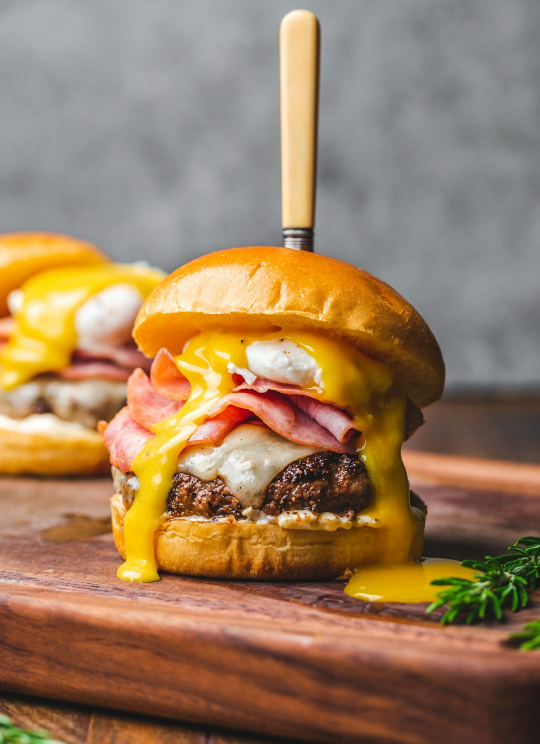
#> input picture data/no/food_-GFCYhoRe48.jpg, 1080 x 1488 px (shown at 1/2 size)
$ python -i features_spatial.py   (imports and definitions only)
#> lines starting #> are read from the running program, lines starting #| are printed output that depends on the picture; after the words box and inside, x2 and y2 are one past the last pixel; in counts of white or black regions, pixels touching at a corner belong together
"""
features_spatial.py

Spatial features for the next experiment
(NEXT_EXPERIMENT_SPATIAL_FEATURES.md).

Every feature in features.py averages or bins over the whole image,
so position is gone before the network sees anything. docs/15 argues
that this is why fleurs vs pink sits at chance. The features here
keep some information about *where* things are and *what shape*
they have, while staying hand-computed and interpretable.

13 numbers per image:

    orientation_entropy     1   are edges straight (rooms) or spread
                                over every angle (petals)?
    fractal_dimension       1   how much the edge map branches
    center_sharpness        1   sharp middle, blurred border?
    mirror_symmetry         1   left-right symmetry
    grid_brightness_0..8    9   coarse layout, 3x3 grid

Only numpy and Pillow, like the rest of the project. The thresholds
below are fixed in advance on purpose: choosing them after looking at
fleurs vs pink results would be tuning on the test question.
"""

import numpy as np
from PIL import Image

SIZE = 128            # larger than features.py's 64: edges need detail
N_ORIENT_BINS = 12    # 15 degrees per bin
EDGE_QUANTILE = 0.85  # "edge" = strongest 15% of gradient magnitudes

SPATIAL_FEATURE_NAMES = (
    ["orientation_entropy", "fractal_dimension",
     "center_sharpness", "mirror_symmetry"]
    + [f"grid_brightness_{i}" for i in range(9)]
)


def load_gray(path, size=SIZE):
    """Greyscale, fixed size, values in [0, 1]."""
#> called with path = '../data/no/food_-GFCYhoRe48.jpg', size = 128
    img = Image.open(path).convert("L").resize((size, size))
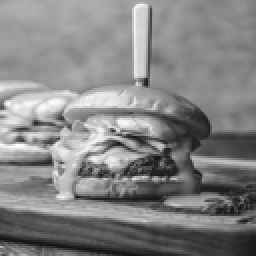
#> img: PIL image 128x128 L (shown 2 times larger); min 19, max 253, mean 131.4
    return np.array(img, dtype=np.float64) / 255.0


def conv3x3(img, kernel):
    """Slide a 3x3 kernel over the image (valid region only, so the
    output is 2 pixels smaller in each direction). Written out with
    slicing instead of a library call so every step is visible: for
    each of the 9 kernel positions, shift the image and add it in,
    weighted.

    Strictly this is cross-correlation (the kernel isn't flipped),
    which is also what CNN layers compute. For the symmetric and
    antisymmetric kernels used here the difference is at most a sign.
    """
    h, w = img.shape
#> h = 128; w = 128
    out = np.zeros((h - 2, w - 2))
    for dy in range(3):
        for dx in range(3):
            out += kernel[dy, dx] * img[dy:dy + h - 2, dx:dx + w - 2]
    return out


SOBEL_X = np.array([[-1, 0, 1],
                    [-2, 0, 2],
                    [-1, 0, 1]], dtype=np.float64)
SOBEL_Y = SOBEL_X.T
LAPLACIAN = np.array([[0, 1, 0],
                      [1, -4, 1],
                      [0, 1, 0]], dtype=np.float64)


def gradients(gray):
    """Edge strength and edge orientation at every pixel."""
    gx = conv3x3(gray, SOBEL_X)
    gy = conv3x3(gray, SOBEL_Y)
#> after the loop in conv3x3 (call 2), `for dy in range(3):`:
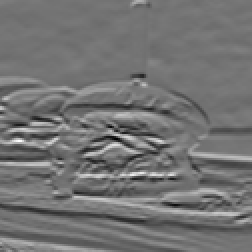
#> out: shape (126, 126) float64 (shown 2 times larger); min -2.46, max 2.92, mean -0.021; drawn with min black and max white
    magnitude = np.hypot(gx, gy)
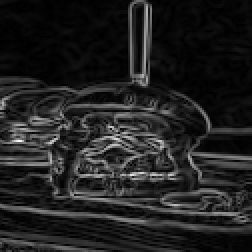
#> magnitude: shape (126, 126) float64 (shown 2 times larger); min 0, max 2.92, mean 0.386; drawn with min black and max white
    # Orientation, not direction: a dark-to-light edge and a
    # light-to-dark edge along the same line are the same line, so
    # angles are folded into [0, pi).
    angle = np.mod(np.arctan2(gy, gx), np.pi)
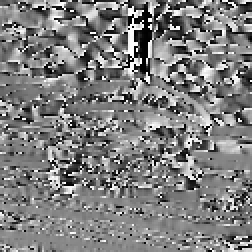
#> angle: shape (126, 126) float64 (shown 2 times larger); min 0, max 3.14, mean 1.56; drawn with min black and max white
    return magnitude, angle


def edge_mask(magnitude):
    """The strongest 15% of gradients count as edges. A quantile
    rather than a fixed value, so a dim photo and a bright one are
    judged on the same terms.

    The "> 1e-6" matters for images with large flat areas: if more
    than 85% of pixels have zero gradient, the quantile itself is 0,
    and ">= 0" would mark every pixel as an edge. (The synthetic
    check caught exactly this.)"""
    threshold = np.quantile(magnitude, EDGE_QUANTILE)
#> threshold = 0.824
    return (magnitude >= threshold) & (magnitude > 1e-6)
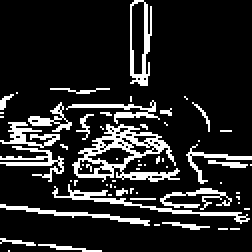
#> returned value: shape (126, 126) bool (shown 2 times larger); 15% white in thin lines or dots


def orientation_entropy(magnitude, angle):
    """Histogram of edge angles, weighted by edge strength, then its
    entropy, scaled to [0, 1].

    0 = every edge at one angle. 1 = edges spread evenly over all
    angles. A room (horizontal floor lines, vertical walls) should
    sit low; petals curve through every angle and should sit high.
    """
    mask = edge_mask(magnitude)
    hist, _ = np.histogram(angle[mask], bins=N_ORIENT_BINS,
                           range=(0, np.pi), weights=magnitude[mask])
#> hist = [190.4, 42.44, 79.04, 143.7, 220.6, 581.8, 1008.6, 229.2, 102.5, 84.53, 69.4, 116.6]
    if hist.sum() == 0:
        return 0.0
    p = hist / hist.sum()
#> p = [0.0664, 0.0148, 0.0276, 0.0501, 0.0769, 0.203, 0.352, 0.0799, 0.0357, 0.0295, 0.0242, 0.0406]
    p = p[p > 0]
    return float(-(p * np.log(p)).sum() / np.log(N_ORIENT_BINS))


def fractal_dimension(mask, box_sizes=(2, 4, 8, 16, 32)):
    """Box-counting dimension of the edge map.

    Cover the image with a grid of boxes of side s and count how many
    contain at least one edge pixel, N(s). For a straight line, halving
    s doubles N (dimension 1). For something that fills the plane,
    halving s quadruples N (dimension 2). Branching, organic edges sit
    in between. The dimension is the slope of log N(s) against
    log(1/s).
    """
#> called with box_sizes = (2, 4, 8, 16, 32)
    h, w = mask.shape
#> h = 126; w = 126
    counts = []
    for s in box_sizes:
        hh, ww = (h // s) * s, (w // s) * s
        boxes = mask[:hh, :ww].reshape(hh // s, s, ww // s, s)
        counts.append(boxes.any(axis=(1, 3)).sum())
#> this loop made 5 passes
#> (s, hh, ww) on passes 1 to 5: (2, 126, 126), (4, 124, 124), (8, 120, 120), (16, 112, 112), (32, 96, 96)
#> after the loop, counts = [1008, 387, 134, 35, 7]
    counts = np.maximum(np.array(counts, dtype=np.float64), 1)
    slope, _ = np.polyfit(np.log(1 / np.array(box_sizes)),
                          np.log(counts), 1)
#> slope = 1.78
    return float(slope)


def center_sharpness(gray):
    """log( sharpness in the middle / sharpness at the border ).

    Sharpness = variance of the Laplacian, a standard focus measure:
    the Laplacian responds to rapid changes, and blur removes them.
    The middle is the central half of the image in each direction
    (a quarter of the area); the border is everything else.

    > 0: sharper in the middle (typical flower close-up with a
    blurred background). Around 0: sharp throughout (typical room).
    """
    lap = conv3x3(gray, LAPLACIAN)
#> after the loop in conv3x3 (call 3), `for dy in range(3):`:
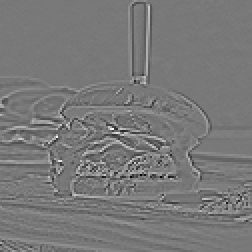
#> out: shape (126, 126) float64 (shown 2 times larger); min -0.992, max 1.1, mean 7.29e-05; drawn with min black and max white
    h, w = lap.shape
#> h = 126; w = 126
    center = np.zeros_like(lap, dtype=bool)
    center[h // 4: 3 * h // 4, w // 4: 3 * w // 4] = True
    eps = 1e-8
    return float(np.log((lap[center].var() + eps)
                        / (lap[~center].var() + eps)))


def mirror_symmetry(gray):
    """Correlation between the image and its left-right flip.
    1 = perfectly mirror-symmetric, around 0 = unrelated halves."""
    a = gray - gray.mean()
    b = a[:, ::-1]
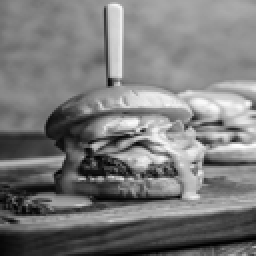
#> b: shape (128, 128) float64 (shown 2 times larger); min -0.441, max 0.477, mean 0; drawn with min black and max white
    denom = np.sqrt((a * a).sum() * (b * b).sum())
#> denom = 590.6
    if denom == 0:
        return 0.0
    return float((a * b).sum() / denom)


def grid_brightness(gray):
    """Mean brightness in each cell of a 3x3 grid, read row by row.
    The cheapest way to put position back in: "bright top, dark
    bottom" becomes visible, where a single average brightness
    cannot tell it apart from the reverse."""
    return [float(cell.mean())
            for band in np.array_split(gray, 3, axis=0)
            for cell in np.array_split(band, 3, axis=1)]


def spatial_features_from_gray(gray):
    magnitude, angle = gradients(gray)
    return np.array([
        orientation_entropy(magnitude, angle),
        fractal_dimension(edge_mask(magnitude)),
        center_sharpness(gray),
        mirror_symmetry(gray),
        *grid_brightness(gray),
    ], dtype=np.float64)


def extract_spatial_features(path):
    return spatial_features_from_gray(load_gray(path))

>>> result = extract_spatial_features('../data/no/food_-GFCYhoRe48.jpg')
#> result = [0.815, 1.78, 1.11, 0.147, 0.619, 0.614, 0.537, 0.678, 0.588, 0.409, 0.461, 0.385, 0.332]

$ run again, on data/no/food_1Rm9GLHV0UA.jpg
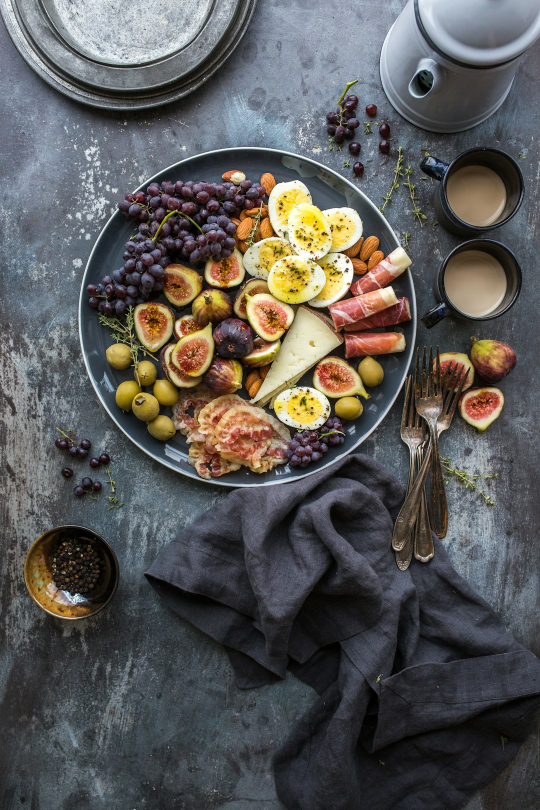
#> input picture data/no/food_1Rm9GLHV0UA.jpg, 1080 x 1620 px (shown at 1/2 size)
#> in conv3x3, `h, w = img.shape`: h = 128
#> threshold = 0.97
#> in edge_mask, `return (magnitude >= threshold) & (magnitude > 1e-6)`:
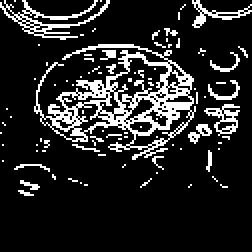
#> returned value: shape (126, 126) bool (shown 2 times larger); 15% white in thin lines or dots, all inside (x1, y1, x2, y2) = (0, 0, 126, 98)
#> hist = [121, 125.9, 183.5, 231.7, 384.6, 612.1, 608.8, 385.2, 268.5, 209.4, 153.2, 126.7]
#> p = [0.0355, 0.0369, 0.0538, 0.0679, 0.113, 0.179, 0.179, 0.113, 0.0787, 0.0614, 0.0449, 0.0371]
#> in fractal_dimension, `h, w = mask.shape`: h = 126
#> the loop in fractal_dimension, `for s in box_sizes:` made 5 passes
#> (s, hh, ww) on passes 1 to 5: (2, 126, 126), (4, 124, 124), (8, 120, 120), (16, 112, 112), (32, 96, 96)
#> after the loop in fractal_dimension, `for s in box_sizes:`: counts = [1068, 420, 146, 43, 9]
#> slope = 1.71
#> in mirror_symmetry, `b = a[:, ::-1]`:
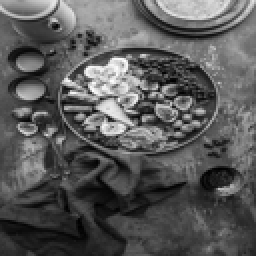
#> b: shape (128, 128) float64 (shown 2 times larger); min -0.35, max 0.65, mean 0; drawn with min black and max white
#> denom = 635.7
#> result = [0.934, 1.71, 1.17, 0.303, 0.468, 0.495, 0.388, 0.368, 0.435, 0.342, 0.253, 0.191, 0.194]

$ run again, on data/no/food_4J059aGa5s4.jpg
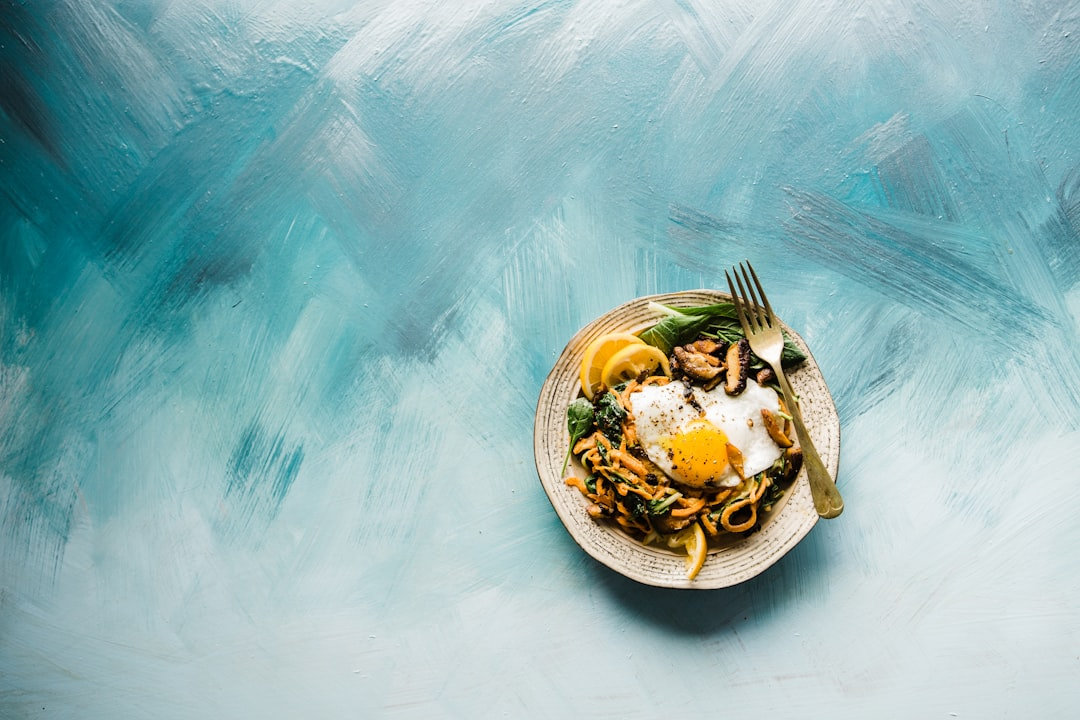
#> input picture data/no/food_4J059aGa5s4.jpg, 1080 x 720 px
#> in conv3x3, `h, w = img.shape`: h = 128
#> threshold = 0.319
#> in edge_mask, `return (magnitude >= threshold) & (magnitude > 1e-6)`:
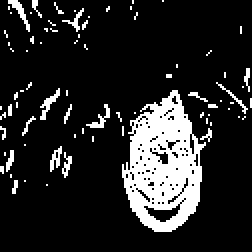
#> returned value: shape (126, 126) bool (shown 2 times larger); 15% white; 78 white regions (68 under 20 px), largest, box (x1, y1, x2, y2) and area: (61, 45, 103, 116) 1764, (4, 0, 15, 16) 50, (20, 44, 30, 60) 50
#> hist = [197, 214.5, 184.1, 177.5, 138.3, 100.7, 105.3, 116.9, 180.3, 161, 250.7, 259.6]
#> p = [0.0944, 0.103, 0.0883, 0.0851, 0.0663, 0.0483, 0.0505, 0.056, 0.0864, 0.0772, 0.12, 0.124]
#> in fractal_dimension, `h, w = mask.shape`: h = 126
#> the loop in fractal_dimension, `for s in box_sizes:` made 5 passes
#> (s, hh, ww) on passes 1 to 5: (2, 126, 126), (4, 124, 124), (8, 120, 120), (16, 112, 112), (32, 96, 96)
#> after the loop in fractal_dimension, `for s in box_sizes:`: counts = [849, 307, 119, 41, 9]
#> slope = 1.6
#> in mirror_symmetry, `b = a[:, ::-1]`:
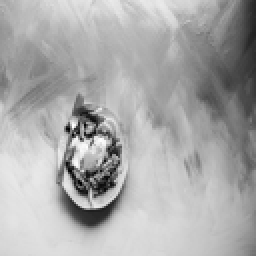
#> b: shape (128, 128) float64 (shown 2 times larger); min -0.668, max 0.332, mean -3.47e-17; drawn with min black and max white
#> denom = 506.3
#> result = [0.983, 1.6, 2.23, 0.0484, 0.485, 0.727, 0.666, 0.546, 0.674, 0.699, 0.718, 0.71, 0.792]
